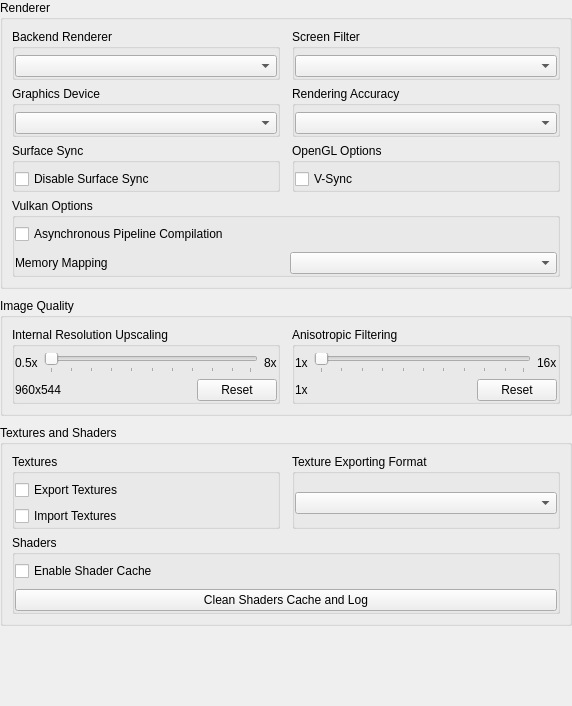
           <widget class="QWidget" name="gpu_scroll_contents">
            <property name="geometry">
             <rect>
              <x>0</x>
              <y>0</y>
              <width>572</width>
              <height>706</height>
             </rect>
            </property>
            <layout class="QVBoxLayout" name="gpu_tab_content_layout">
             <property name="spacing">
              <number>9</number>
             </property>
             <property name="leftMargin">
              <number>0</number>
             </property>
             <property name="topMargin">
              <number>0</number>
             </property>
             <property name="rightMargin">
              <number>0</number>
             </property>
             <property name="bottomMargin">
              <number>0</number>
             </property>
             <item>
              <widget class="QGroupBox" name="gb_gpu_renderer_section">
               <property name="title">
                <string>Renderer</string>
               </property>
               <layout class="QGridLayout" name="gb_gpu_renderer_section_layout">
                <property name="horizontalSpacing">
                 <number>12</number>
                </property>
                <property name="verticalSpacing">
                 <number>6</number>
                </property>
                <item row="0" column="0">
                 <widget class="QGroupBox" name="gb_backend_renderer">
                  <property name="title">
                   <string>Backend Renderer</string>
                  </property>
                  <property name="flat">
                   <bool>true</bool>
                  </property>
                  <layout class="QVBoxLayout" name="gb_backend_renderer_layout">
                   <property name="leftMargin">
                    <number>0</number>
                   </property>
                   <property name="topMargin">
                    <number>6</number>
                   </property>
                   <property name="rightMargin">
                    <number>0</number>
                   </property>
                   <property name="bottomMargin">
                    <number>0</number>
                   </property>
                   <item>
                    <widget class="QComboBox" name="backend_renderer_box"/>
                   </item>
                  </layout>
                 </widget>
                </item>
                <item row="0" column="1">
                 <widget class="QGroupBox" name="gb_screen_filter">
                  <property name="title">
                   <string>Screen Filter</string>
                  </property>
                  <property name="flat">
                   <bool>true</bool>
                  </property>
                  <layout class="QVBoxLayout" name="gb_screen_filter_layout">
                   <property name="leftMargin">
                    <number>0</number>
                   </property>
                   <property name="topMargin">
                    <number>6</number>
                   </property>
                   <property name="rightMargin">
                    <number>0</number>
                   </property>
                   <property name="bottomMargin">
                    <number>0</number>
                   </property>
                   <item>
                    <widget class="QComboBox" name="screen_filter_box"/>
                   </item>
                  </layout>
                 </widget>
                </item>
                <item row="1" column="0">
                 <widget class="QGroupBox" name="gb_gpu_device">
                  <property name="title">
                   <string>Graphics Device</string>
                  </property>
                  <property name="flat">
                   <bool>true</bool>
                  </property>
                  <layout class="QVBoxLayout" name="gb_gpu_device_layout">
                   <property name="leftMargin">
                    <number>0</number>
                   </property>
                   <property name="topMargin">
                    <number>6</number>
                   </property>
                   <property name="rightMargin">
                    <number>0</number>
                   </property>
                   <property name="bottomMargin">
                    <number>0</number>
                   </property>
                   <item>
                    <widget class="QComboBox" name="gpu_device_box"/>
                   </item>
                  </layout>
                 </widget>
                </item>
                <item row="1" column="1">
                 <widget class="QGroupBox" name="gb_renderer_accuracy">
                  <property name="title">
                   <string>Rendering Accuracy</string>
                  </property>
                  <property name="flat">
                   <bool>true</bool>
                  </property>
                  <layout class="QVBoxLayout" name="gb_renderer_accuracy_layout">
                   <property name="leftMargin">
                    <number>0</number>
                   </property>
                   <property name="topMargin">
                    <number>6</number>
                   </property>
                   <property name="rightMargin">
                    <number>0</number>
                   </property>
                   <property name="bottomMargin">
                    <number>0</number>
                   </property>
                   <item>
                    <widget class="QComboBox" name="renderer_accuracy_box"/>
                   </item>
                  </layout>
                 </widget>
                </item>
                <item row="2" column="0">
                 <widget class="QGroupBox" name="gb_surface_sync">
                  <property name="title">
                   <string>Surface Sync</string>
                  </property>
                  <property name="flat">
                   <bool>true</bool>
                  </property>
                  <layout class="QVBoxLayout" name="gb_surface_sync_layout">
                   <property name="leftMargin">
                    <number>0</number>
                   </property>
                   <property name="topMargin">
                    <number>6</number>
                   </property>
                   <property name="rightMargin">
                    <number>0</number>
                   </property>
                   <property name="bottomMargin">
                    <number>0</number>
                   </property>
                   <item>
                    <widget class="QCheckBox" name="disable_surface_sync">
                     <property name="text">
                      <string>Disable Surface Sync</string>
                     </property>
                    </widget>
                   </item>
                  </layout>
                 </widget>
                </item>
                <item row="2" column="1">
                 <widget class="QGroupBox" name="gb_opengl_options">
                  <property name="title">
                   <string>OpenGL Options</string>
                  </property>
                  <property name="flat">
                   <bool>true</bool>
                  </property>
                  <layout class="QVBoxLayout" name="gb_opengl_options_layout">
                   <property name="leftMargin">
                    <number>0</number>
                   </property>
                   <property name="topMargin">
                    <number>6</number>
                   </property>
                   <property name="rightMargin">
                    <number>0</number>
                   </property>
                   <property name="bottomMargin">
                    <number>0</number>
                   </property>
                   <item>
                    <widget class="QCheckBox" name="vsync">
                     <property name="text">
                      <string>V-Sync</string>
                     </property>
                    </widget>
                   </item>
                  </layout>
                 </widget>
                </item>
                <item row="3" column="0" colspan="2">
                 <widget class="QGroupBox" name="gb_vulkan_options">
                  <property name="title">
                   <string>Vulkan Options</string>
                  </property>
                  <property name="flat">
                   <bool>true</bool>
                  </property>
                  <layout class="QVBoxLayout" name="gb_vulkan_options_layout">
                   <property name="spacing">
                    <number>8</number>
                   </property>
                   <property name="leftMargin">
                    <number>0</number>
                   </property>
                   <property name="topMargin">
                    <number>6</number>
                   </property>
                   <property name="rightMargin">
                    <number>0</number>
                   </property>
                   <property name="bottomMargin">
                    <number>0</number>
                   </property>
                   <item>
                    <widget class="QCheckBox" name="async_pipeline_compilation">
                     <property name="text">
                      <string>Asynchronous Pipeline Compilation</string>
                     </property>
                    </widget>
                   </item>
                   <item>
                    <layout class="QHBoxLayout" name="memory_mapping_layout">
                     <property name="spacing">
                      <number>8</number>
                     </property>
                     <item>
                      <widget class="QLabel" name="label_memory_mapping">
                       <property name="text">
                        <string>Memory Mapping</string>
                       </property>
                      </widget>
                     </item>
                     <item>
                      <widget class="QComboBox" name="memory_mapping_box"/>
                     </item>
                    </layout>
                   </item>
                  </layout>
                 </widget>
                </item>
               </layout>
              </widget>
             </item>
             <item>
              <widget class="QGroupBox" name="gb_gpu_quality_section">
               <property name="title">
                <string>Image Quality</string>
               </property>
               <layout class="QHBoxLayout" name="gb_gpu_quality_section_layout">
                <property name="spacing">
                 <number>12</number>
                </property>
                <item alignment="Qt::AlignmentFlag::AlignTop">
                 <widget class="QGroupBox" name="gb_resolution_upscaling">
                  <property name="title">
                   <string>Internal Resolution Upscaling</string>
                  </property>
                  <property name="flat">
                   <bool>true</bool>
                  </property>
                  <layout class="QVBoxLayout" name="gb_resolution_upscaling_layout">
                   <property name="leftMargin">
                    <number>0</number>
                   </property>
                   <property name="topMargin">
                    <number>6</number>
                   </property>
                   <property name="rightMargin">
                    <number>0</number>
                   </property>
                   <property name="bottomMargin">
                    <number>0</number>
                   </property>
                   <item>
                    <layout class="QHBoxLayout" name="res_upscale_layout_top">
                     <item>
                      <widget class="QLabel" name="res_upscale_min">
                       <property name="text">
                        <string>0.5x</string>
                       </property>
                      </widget>
                     </item>
                     <item>
                      <widget class="QSlider" name="resolution_upscale">
                       <property name="orientation">
                        <enum>Qt::Orientation::Horizontal</enum>
                       </property>
                       <property name="tickPosition">
                        <enum>QSlider::TickPosition::TicksBelow</enum>
                       </property>
                      </widget>
                     </item>
                     <item>
                      <widget class="QLabel" name="res_upscale_max">
                       <property name="text">
                        <string>8x</string>
                       </property>
                      </widget>
                     </item>
                    </layout>
                   </item>
                   <item>
                    <layout class="QHBoxLayout" name="res_upscale_layout_bottom">
                     <item>
                      <widget class="QLabel" name="resolution_upscale_val">
                       <property name="text">
                        <string>960x544</string>
                       </property>
                      </widget>
                     </item>
                     <item>
                      <spacer name="resolution_upscale_spacer">
                       <property name="orientation">
                        <enum>Qt::Orientation::Horizontal</enum>
                       </property>
                       <property name="sizeHint" stdset="0">
                        <size>
                         <width>40</width>
                         <height>20</height>
                        </size>
                       </property>
                      </spacer>
                     </item>
                     <item>
                      <widget class="QPushButton" name="resolution_upscale_reset">
                       <property name="text">
                        <string>Reset</string>
                       </property>
                      </widget>
                     </item>
                    </layout>
                   </item>
                  </layout>
                 </widget>
                </item>
                <item alignment="Qt::AlignmentFlag::AlignTop">
                 <widget class="QGroupBox" name="gb_anisotropic_filtering">
                  <property name="title">
                   <string>Anisotropic Filtering</string>
                  </property>
                  <property name="flat">
                   <bool>true</bool>
                  </property>
                  <layout class="QVBoxLayout" name="gb_anisotropic_filtering_layout">
                   <property name="leftMargin">
                    <number>0</number>
                   </property>
                   <property name="topMargin">
                    <number>6</number>
                   </property>
                   <property name="rightMargin">
                    <number>0</number>
                   </property>
                   <property name="bottomMargin">
                    <number>0</number>
                   </property>
                   <item>
                    <layout class="QHBoxLayout" name="aniso_layout_top">
                     <item>
                      <widget class="QLabel" name="aniso_min">
                       <property name="text">
                        <string>1x</string>
                       </property>
                      </widget>
                     </item>
                     <item>
                      <widget class="QSlider" name="anisotropic_filter">
                       <property name="orientation">
                        <enum>Qt::Orientation::Horizontal</enum>
                       </property>
                       <property name="tickPosition">
                        <enum>QSlider::TickPosition::TicksBelow</enum>
                       </property>
                      </widget>
                     </item>
                     <item>
                      <widget class="QLabel" name="aniso_max">
                       <property name="text">
                        <string>16x</string>
                       </property>
                      </widget>
                     </item>
                    </layout>
                   </item>
                   <item>
                    <layout class="QHBoxLayout" name="aniso_layout_bottom">
                     <item>
                      <widget class="QLabel" name="anisotropic_filter_val">
                       <property name="text">
                        <string>1x</string>
                       </property>
                      </widget>
                     </item>
                     <item>
                      <spacer name="anisotropic_filter_spacer">
                       <property name="orientation">
                        <enum>Qt::Orientation::Horizontal</enum>
                       </property>
                       <property name="sizeHint" stdset="0">
                        <size>
                         <width>40</width>
                         <height>20</height>
                        </size>
                       </property>
                      </spacer>
                     </item>
                     <item>
                      <widget class="QPushButton" name="anisotropic_filter_reset">
                       <property name="text">
                        <string>Reset</string>
                       </property>
                      </widget>
                     </item>
                    </layout>
                   </item>
                  </layout>
                 </widget>
                </item>
               </layout>
              </widget>
             </item>
             <item>
              <widget class="QGroupBox" name="gb_gpu_texture_section">
               <property name="title">
                <string>Textures and Shaders</string>
               </property>
               <layout class="QGridLayout" name="gb_gpu_texture_section_layout">
                <property name="horizontalSpacing">
                 <number>12</number>
                </property>
                <property name="verticalSpacing">
                 <number>6</number>
                </property>
                <item row="0" column="0">
                 <widget class="QGroupBox" name="gb_texture_replacement">
                  <property name="title">
                   <string>Textures</string>
                  </property>
                  <property name="flat">
                   <bool>true</bool>
                  </property>
                  <layout class="QVBoxLayout" name="gb_texture_replacement_layout">
                   <property name="leftMargin">
                    <number>0</number>
                   </property>
                   <property name="topMargin">
                    <number>6</number>
                   </property>
                   <property name="rightMargin">
                    <number>0</number>
                   </property>
                   <property name="bottomMargin">
                    <number>0</number>
                   </property>
                   <item>
                    <widget class="QCheckBox" name="export_textures">
                     <property name="text">
                      <string>Export Textures</string>
                     </property>
                    </widget>
                   </item>
                   <item>
                    <widget class="QCheckBox" name="import_textures">
                     <property name="text">
                      <string>Import Textures</string>
                     </property>
                    </widget>
                   </item>
                  </layout>
                 </widget>
                </item>
                <item row="0" column="1">
                 <widget class="QGroupBox" name="gb_export_format">
                  <property name="title">
                   <string>Texture Exporting Format</string>
                  </property>
                  <property name="flat">
                   <bool>true</bool>
                  </property>
                  <layout class="QVBoxLayout" name="gb_export_format_layout">
                   <property name="leftMargin">
                    <number>0</number>
                   </property>
                   <property name="topMargin">
                    <number>6</number>
                   </property>
                   <property name="rightMargin">
                    <number>0</number>
                   </property>
                   <property name="bottomMargin">
                    <number>0</number>
                   </property>
                   <item>
                    <widget class="QComboBox" name="texture_export_format"/>
                   </item>
                  </layout>
                 </widget>
                </item>
                <item row="1" column="0" colspan="2">
                 <widget class="QGroupBox" name="gb_shaders">
                  <property name="title">
                   <string>Shaders</string>
                  </property>
                  <property name="flat">
                   <bool>true</bool>
                  </property>
                  <layout class="QVBoxLayout" name="gb_shaders_layout">
                   <property name="spacing">
                    <number>8</number>
                   </property>
                   <property name="leftMargin">
                    <number>0</number>
                   </property>
                   <property name="topMargin">
                    <number>6</number>
                   </property>
                   <property name="rightMargin">
                    <number>0</number>
                   </property>
                   <property name="bottomMargin">
                    <number>0</number>
                   </property>
                   <item>
                    <widget class="QCheckBox" name="shader_cache">
                     <property name="text">
                      <string>Enable Shader Cache</string>
                     </property>
                    </widget>
                   </item>
                   <item>
                    <widget class="QPushButton" name="clean_shaders_cache">
                     <property name="text">
                      <string>Clean Shaders Cache and Log</string>
                     </property>
                    </widget>
                   </item>
                  </layout>
                 </widget>
                </item>
               </layout>
              </widget>
             </item>
             <item>
              <spacer name="gpu_tab_content_spacer">
               <property name="orientation">
                <enum>Qt::Orientation::Vertical</enum>
               </property>
               <property name="sizeHint" stdset="0">
                <size>
                 <width>20</width>
                 <height>40</height>
                </size>
               </property>
              </spacer>
             </item>
            </layout>
           </widget>
